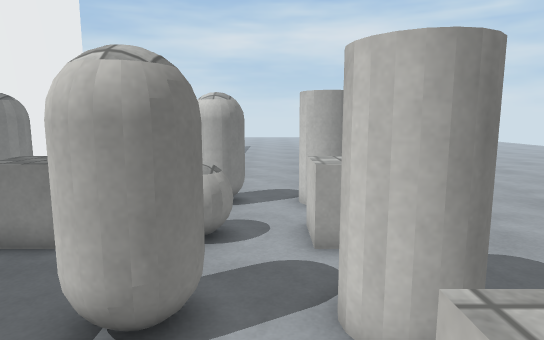
[1] (above)

24 first-person views from a walk through a 3-D level made in the Unity game engine. The camera is 1.5 m above the floor, tilts 8° down and sees 75° across. The floor is counted in squares, 0.5 m on a side. Each view is taken from the middle of a square. On the plan, view 1 faces up. The plan holds only what a view shows up to about 20 squares ahead; the rest is blank. The place goes on beyond the plan. The player is left out. Surface patterns are stand-ins for the level's own textures.

[2]
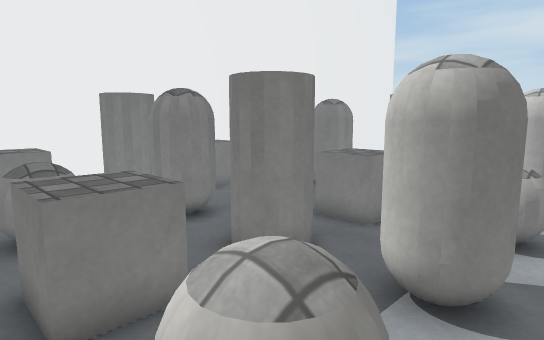

[3]
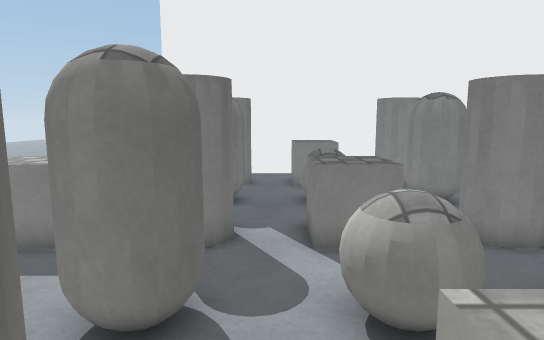

[4]
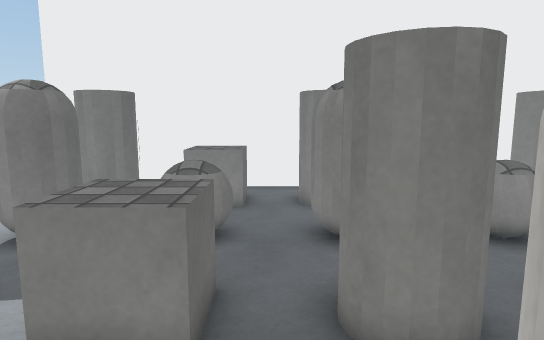

[5]
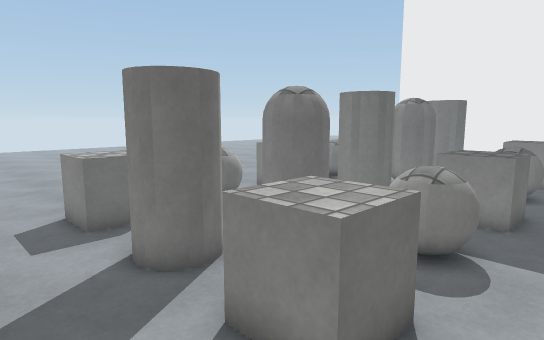

[6]
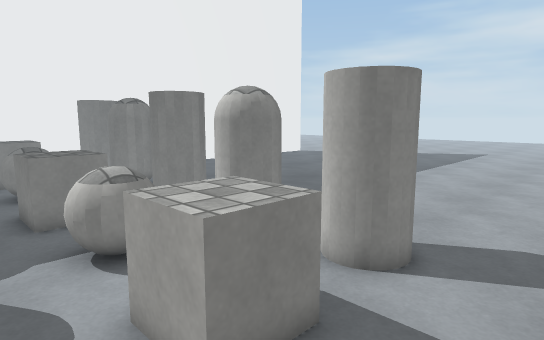

[7]
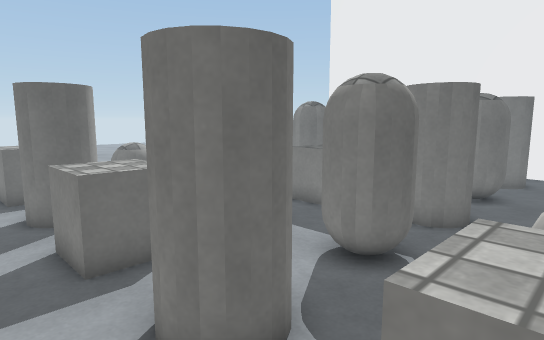

[8]
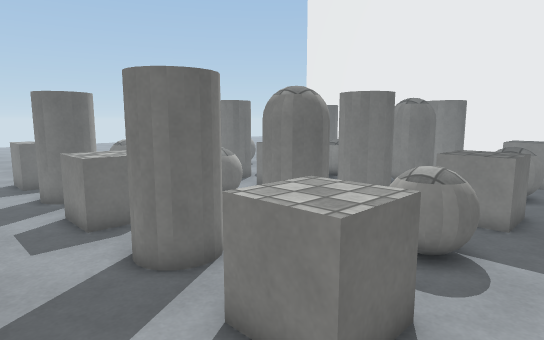

[9]
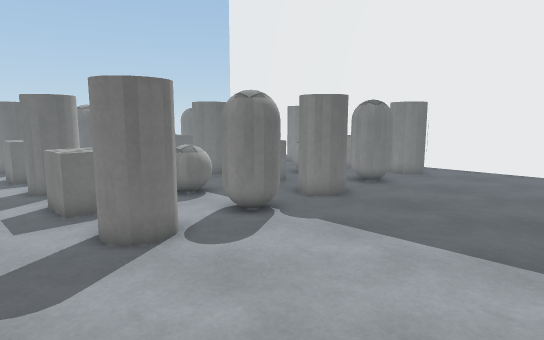

[10]
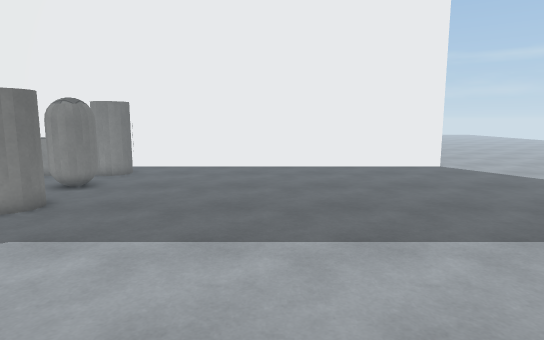

[11]
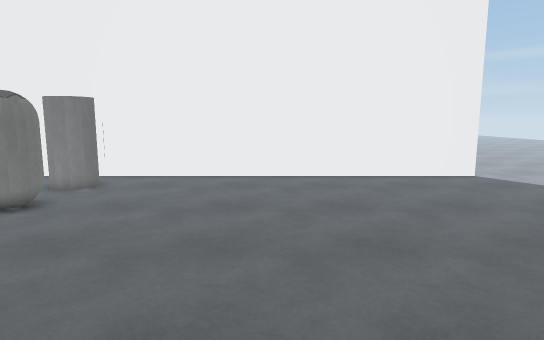

[12]
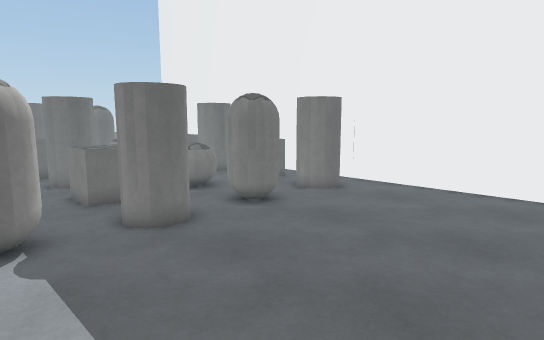

[13]
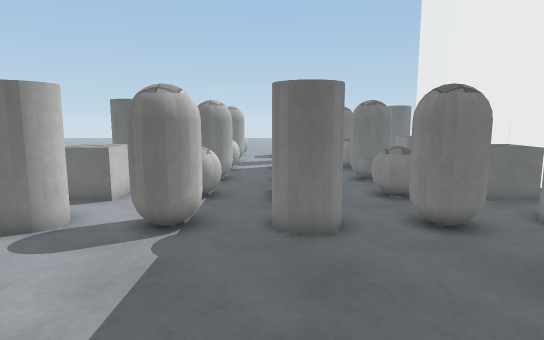

[14]
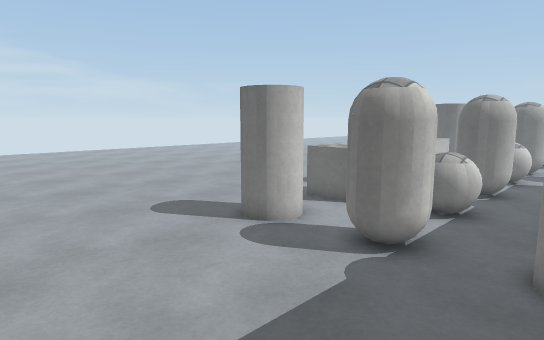

[15]
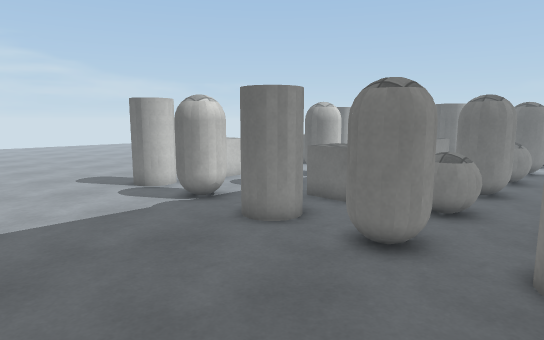

[16]
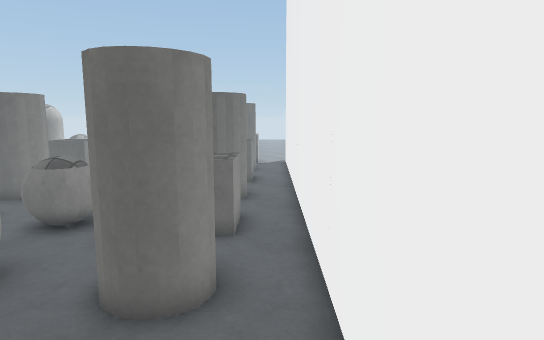

[17]
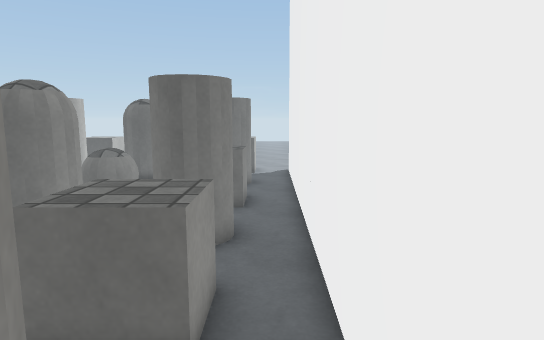

[18]
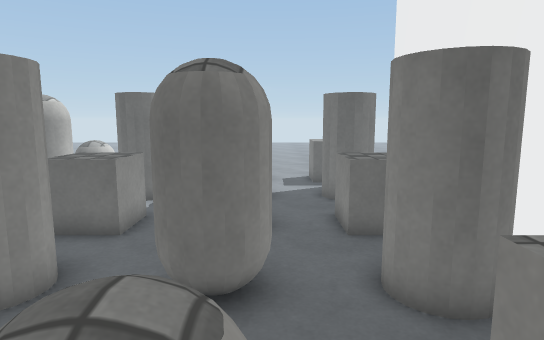

[19]
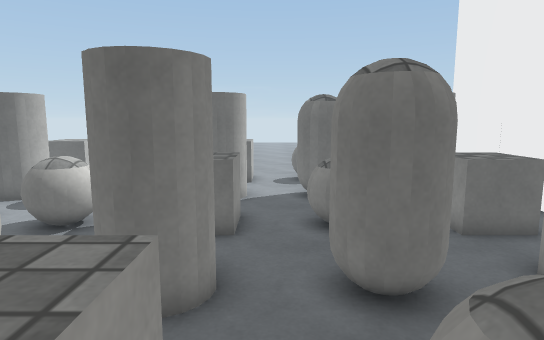

[20]
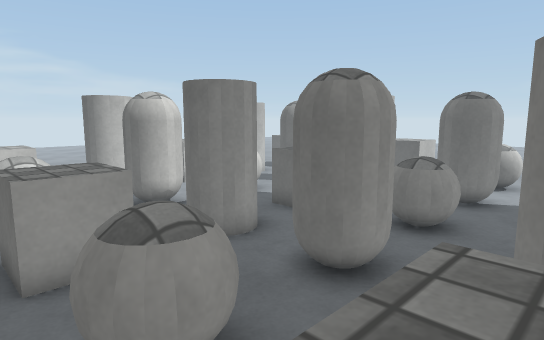

[21]
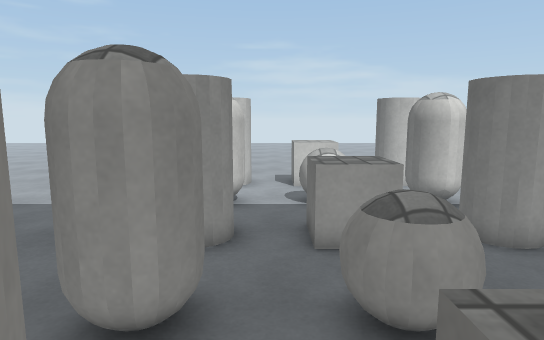

[22]
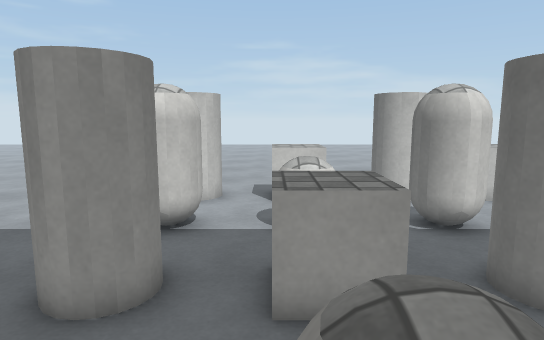

[23]
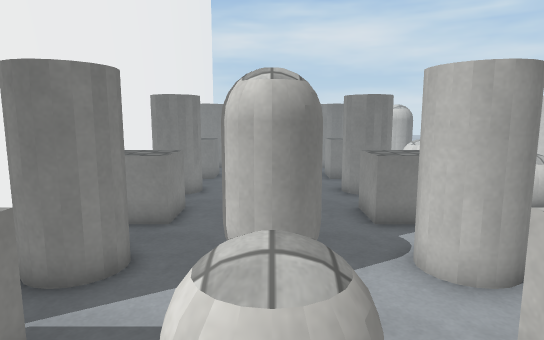

[24]
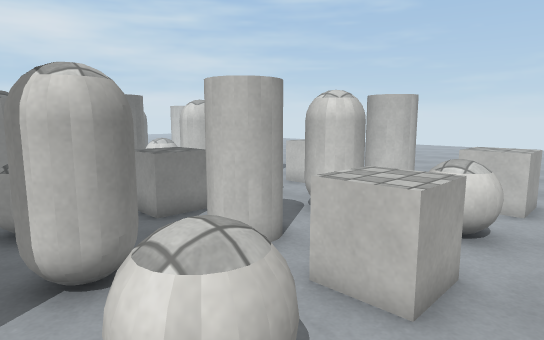

### Floor plan
Key: @ floor where view 1 was taken; # wall or solid block; . floor; O other object.
Columns run from 17 left of view 1 to 6 right of it. Each row starts with its distance up from view 1.
 29 #...............  ...
 28 #....................
 27 #....................
 26 #....................
 25 #......................
 24 #.......................
 23 #.......................
 22 #.......................
 21 #.....................
 20 #.......................
 19 #.......................
 18 #.......................
 17 #.......................
 16 #.......................
 15 #.......................
 14 #.OOO.OOO.OOO.OOO.OOO...
 13 #.O O.OOO.O O.OOO.O O...
 12 #.OOO.OOO.OOO.OOO.OOO...
 11 #.......................
 10 #.OOO.OOO.OOO.OOO.OOO...
  9 #.OOO.OOO.OOO.OOO.OOO...
  8 #.OOO.OOO.OOO. OO.OOO...
  7 #.......................
  6 #.OOO.OOO.OOO.OOO.OOO...
  5 #.O O.OOO.O O.OOO.O O..
  4 #.OOO. OO.OOO.OOO.OOO...
  3 #......................
  2 #.OOO.OOO.OOO.OOO.OOO..
  1 #.OOO.OOO.OOO.OOO.OOO..
  0 #.OOO.OOO.OOO.OOO@OOO..
 -1 #......................
 -2 #.OOO.OOO.OOO.OOO.OOO..
 -3 #.O O.OOO.O O.OOO O O..
 -4 #.OOO.OOO.OOO.OOO OO ..
 -5 #...............   ....
 -6 #.O O.OOO.OOO.OOO OOO..
 -7     O.OOO.OOO.OOO.OOO..
 -8     O.OOO.OOO.OO .OOO..
 -9      .............  ..
-10      . .  ..        ..
-11                    ...
-12                    ...
-13                    ...
-14                    ...

Positions as (right, up) in squares from view 1, and headings:
1: (0, 0), facing up
2: (0, -1), facing up-left
3: (3, -1), facing left
4: (-1, 3), facing left
5: (6, 4), facing down-left
6: (6, 6), facing up-left
7: (5, 9), facing down-left
8: (6, 12), facing down-left
9: (6, 22), facing down-left
10: (6, 22), facing left
11: (2, 22), facing left
12: (-1, 23), facing down-left
13: (-5, 23), facing down
14: (-6, 21), facing down-right
15: (-14, 21), facing down-right
16: (-16, 19), facing down
17: (-16, 14), facing down
18: (-11, 11), facing down
19: (-8, 11), facing down
20: (-14, 11), facing down-right
21: (-15, 11), facing right
22: (-12, 10), facing right
23: (-10, -10), facing up
24: (-12, -10), facing up-right
